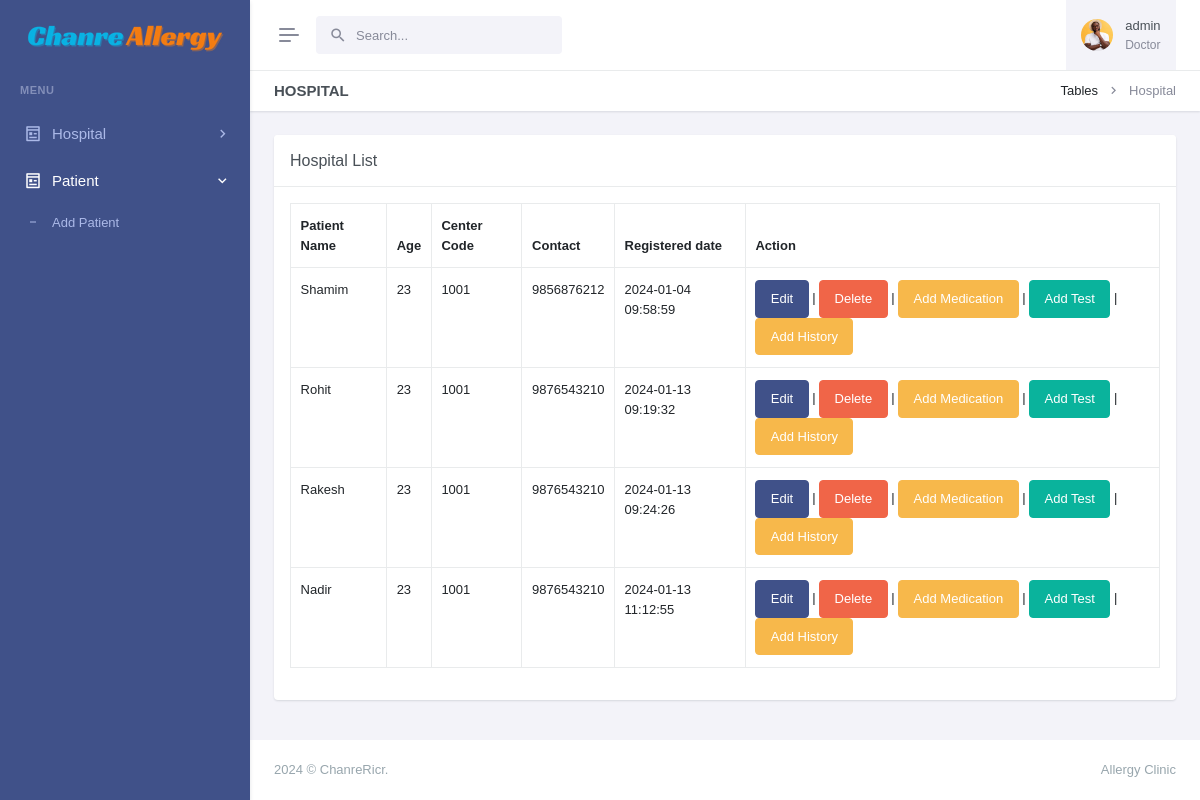
The page /manage-patients.php (signed in) on the database its author committed.
### tables this page shows
CREATE TABLE `patients` (
  `id` int(11) NOT NULL,
  `patient_name` varchar(255) NOT NULL,
  `patient_id` varchar(50) DEFAULT NULL,
  `age` int(11) DEFAULT NULL,
  `sex` char(1) DEFAULT NULL,
  `physician` varchar(255) DEFAULT NULL,
  `address` varchar(255) DEFAULT NULL,
  `mobile` varchar(15) DEFAULT NULL,
  `email` varchar(255) DEFAULT NULL,
  `updatedBy` varchar(255) DEFAULT NULL,
  `centerName` varchar(255) DEFAULT NULL,
  `centerCode` varchar(10) DEFAULT NULL,
  `createdAt` timestamp NOT NULL DEFAULT current_timestamp()
);

### manage-patients.php (the view, shortened to what this page needs)
<?php
include('layout/config.php');
if (strlen($_SESSION['login']) == 0) {
    header('location:index.php');
} else {
    ?>
<!doctype html>
<html lang="en" data-layout="vertical" data-topbar="light" data-sidebar="dark" data-sidebar-size="lg"
    data-sidebar-image="none" data-preloader="disable">
<head>
    <link rel="stylesheet" href="https://cdn.datatables.net/1.11.5/css/dataTables.bootstrap5.min.css" />
    <link rel="stylesheet" href="https://cdn.datatables.net/responsive/2.2.9/css/responsive.bootstrap.min.css" />
    <link rel="stylesheet" href="https://cdn.datatables.net/buttons/2.2.2/css/buttons.dataTables.min.css">
    <link href="assets/css/bootstrap.min.css" rel="stylesheet" type="text/css" />
    <link href="assets/css/icons.min.css" rel="stylesheet" type="text/css" />
    <link href="assets/css/app.min.css" rel="stylesheet" type="text/css" />
    <link href="assets/css/custom.min.css" rel="stylesheet" type="text/css" />
</head>
<body>
    <div id="layout-wrapper">
        <?php include('admin/header.php') ?>
        <?php include('admin/leftsidebar.php') ?>
        <div class="main-content">
            <div class="page-content">
                <div class="container-fluid">
                    <div class="row">
                        <div class="col-12">
                            <div class="page-title-box d-sm-flex align-items-center justify-content-between">
                                <h4 class="mb-sm-0">Hospital</h4>
                                <div class="page-title-right">
                                    <ol class="breadcrumb m-0">
                                        <li class="breadcrumb-item"><a href="javascript: void(0);">Tables</a></li>
                                        <li class="breadcrumb-item active">Hospital</li>
                                    </ol>
                                </div>
                            </div>
                        </div>
                    </div>
                    <div class="row">
                        <div class="col-lg-12">
                            <div class="card">
                                <div class="card-header">
                                    <h5 class="card-title mb-0">Hospital List</h5>
                                </div>
                                <div class="card-body">
                                    <div class="table-responsive">
                                        <table id="buttons-datatables" class="display table table-bordered"
                                            style="width:100%">
                                            <thead>
                                                <tr>
                                                    <th>Patient Name</th>
                                                    <th>Age</th>
                                                    <th>Center Code</th>
                                                    <th>Contact</th>
                                                    <th>Registered date</th>
                                                    <th>Action</th>
                                                </tr>
                                            </thead>
                                            <tbody>
                                                <?php
                                                    $myquery = mysqli_query($conn, 'Select * from patients');
                                                    while ($row = mysqli_fetch_array($myquery)) {
                                                        ?>
                                                <tr>
                                                    <td>
                                                        <?php echo htmlentities($row['patient_name']) ?>
                                                    </td>
                                                    <td>
                                                        <?php echo htmlentities($row['age']) ?>
                                                    </td>
                                                    <td>
                                                        <?php echo htmlentities($row['centerCode']) ?>
                                                    </td>
                                                    <td>
                                                        <?php echo htmlentities($row['mobile']) ?>
                                                    </td>
                                                    <td>
                                                        <?php echo htmlentities($row['createdAt']) ?>
                                                    </td>
                                                    <td>
                                                        <a href="edit-patient.php?hid=<?php echo htmlentities($row['centerCode']) ?>"
                                                            class="btn btn-primary">Edit</a>
                                                        |
                                                        <a class="btn btn-danger" href="#">Delete</a>
                                                        |
                                                        <a href="" class="btn btn-warning">Add Medication</a>
                                                        |
                                                        <a href="" class="btn btn-success">Add Test</a>
                                                        |
                                                        <a href="add-history.php?pid=<?php echo htmlentities($row['patient_id']) ?>"
                                                            class="btn btn-warning">Add
                                                            History</a>
                                                    </td>
                                                </tr>
                                                <?php } ?>
                                        </table>
                                    </div>
                                </div>
                            </div>
                        </div>
                    </div>
                </div>
            </div>
            <?php include('admin/footer.php'); ?>
        </div>
    </div>
</body>
</html>
<?php } ?>

### rows shown on the page
patients: patient_name "Shamim", age "23", centerCode "1001", mobile "9856876212", createdAt "2024-01-04 09:58:59"
patients: patient_name "Rohit", age "23", centerCode "1001", mobile "9876543210", createdAt "2024-01-13 09:19:32"
patients: patient_name "Rakesh", age "23", centerCode "1001", mobile "9876543210", createdAt "2024-01-13 09:24:26"
patients: patient_name "Nadir", age "23", centerCode "1001", mobile "9876543210", createdAt "2024-01-13 11:12:55"

### other values the page prints
$_SESSION['adminName'] "admin"
